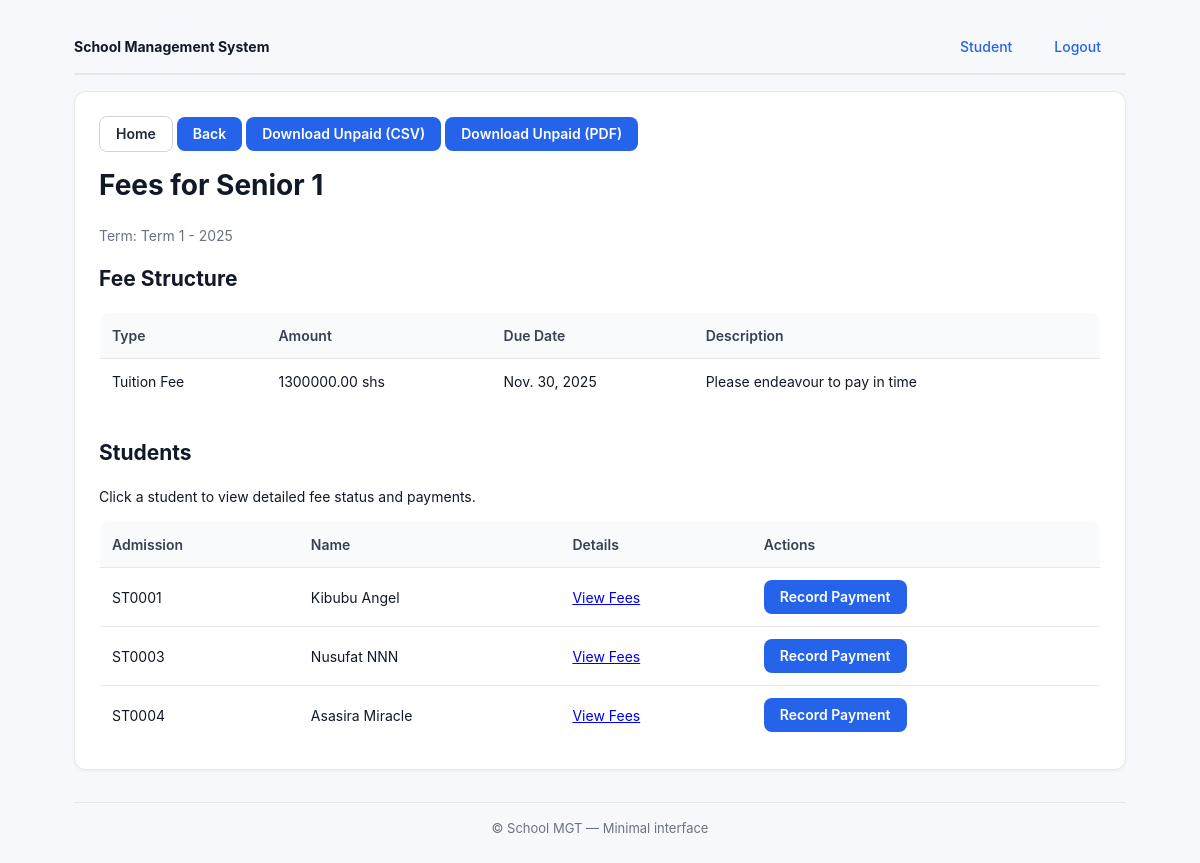
/portal/admin/fees/class/1/ (signed in), run on an earlier commit of the app's database.
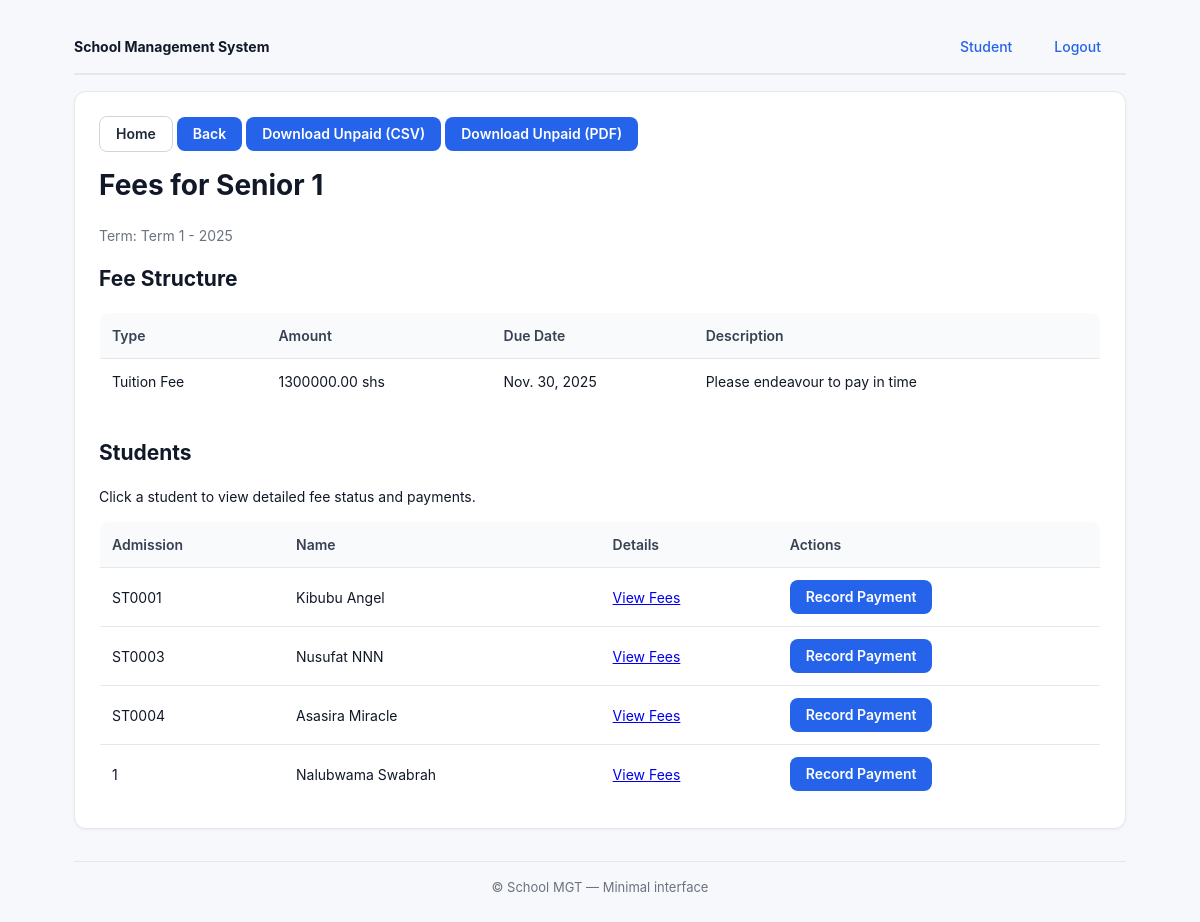
And on a later commit of the database.
### school/models.py (models this page shows, shortened)
class ClassFee(models.Model):
    class_assigned = models.ForeignKey(Class, on_delete=models.CASCADE)
    term = models.ForeignKey(Term, on_delete=models.CASCADE)
    amount = models.DecimalField(max_digits=10, decimal_places=2)
    due_date = models.DateField()
    fee_type = models.CharField(max_length=50, choices=[
        ('tuition', 'Tuition Fee'),
        ('exam', 'Examination Fee'),
        ('lab', 'Laboratory Fee'),
        ('other', 'Other Charges')
    ])
    description = models.TextField(blank=True)
    class Meta:
        db_table = 'class_fees'
        unique_together = ['class_assigned', 'term', 'fee_type']

class Student(models.Model):
    user = models.OneToOneField(User, on_delete=models.CASCADE)
    admission_number = models.CharField(max_length=20, unique=True)
    student_class = models.ForeignKey(Class, on_delete=models.SET_NULL, null=True)
    date_of_birth = models.DateField()
    guardian_name = models.CharField(max_length=100)
    guardian_phone = models.CharField(max_length=15)
    photo = models.ImageField(upload_to='students/photos/', blank=True, null=True)
    is_graduated = models.BooleanField(default=False)
    graduation_year = models.CharField(max_length=9, blank=True, null=True)
    class Meta:
        db_table = 'students'

class User(AbstractUser):
    USER_TYPE_CHOICES = (
        ('admin', 'Administrator'),
        ('teacher', 'Teacher'),
        ('student', 'Student'),
        ('bursar', 'Bursar'),
    )
    user_type = models.CharField(max_length=10, choices=USER_TYPE_CHOICES)
    phone = models.CharField(max_length=15, blank=True, null=True)
    address = models.TextField(blank=True, null=True)
    class Meta:
        db_table = 'users'

### school/views.py (the view)
# urls.py: path('portal/admin/fees/class/<int:class_id>/', views.class_fee_detail, name='class_fee_detail'),
@login_required
@user_passes_test(is_admin)
def class_fee_detail(request, class_id):
    class_obj = get_object_or_404(Class, id=class_id)
    active_term = Term.objects.filter(is_active=True).first()
    fees = ClassFee.objects.filter(
        class_assigned=class_obj,
        term=active_term
    ) if active_term else []
    students = Student.objects.filter(student_class=class_obj)
    payment_stats = {}
    for student in students:
        total_fees = sum(fee.amount for fee in fees)
        payments = FeePayment.objects.filter(student=student, term=active_term)
        total_paid = payments.aggregate(total=Sum('amount_paid'))['total'] or 0
        balance = total_fees - total_paid
        payment_stats[student.id] = {
            'total_fees': total_fees,
            'total_paid': total_paid,
            'balance': balance,
            'status': 'paid' if balance <= 0 else 'partial' if total_paid > 0 else 'pending'
        }
    context = {
        'class': class_obj,
        'term': active_term,
        'fees': fees,
        'students': students,
        'payment_stats': payment_stats
    }
    return render(request, 'admin/class_fee_detail.html', context)

### school/models.py (called while the page is built)
    def __str__(self):
        return f"Term {self.term} - {self.academic_year}"

### school/views.py (called while the page is built)
def is_admin(user):
    return getattr(user, 'user_type', None) == 'admin' or user.is_superuser or user.is_staff

### school/templates/admin/class_fee_detail.html (shortened to what this page needs)
{% extends 'base.html' %}
{% block content %}
        <nav style="margin-bottom:12px">
            <a class="btn btn-outline-primary" href="{% url 'admin_dashboard' %}">Home</a>
            <a class="btn" href="javascript:history.back()">Back</a>
            {% if term %}
                <a class="btn" href="{% url 'unpaid_report' class_id=class.id term_id=term.id %}">Download Unpaid (CSV)</a>
                <a class="btn" href="{% url 'unpaid_report_pdf' class_id=class.id term_id=term.id %}">Download Unpaid (PDF)</a>
            {% endif %}
        </nav>
        <h1 style="margin-top:0">Fees for {{ class.name }}</h1>
        <p class="muted">Term: {{ term }}</p>
    <h2>Fee Structure</h2>
    {% if fees %}
        <table>
            <thead><tr><th>Type</th><th>Amount</th><th>Due Date</th><th>Description</th></tr></thead>
            <tbody>
                {% for f in fees %}
                    <tr>
                        <td>{{ f.get_fee_type_display }}</td>
                        <td>{{ f.amount }} shs</td>
                        <td>{{ f.due_date }}</td>
                        <td>{{ f.description }}</td>
                    </tr>
                {% endfor %}
            </tbody>
        </table>
    {% else %}
        <p>No fee structure defined for this term.</p>
    {% endif %}
    <h2 style="margin-top:32px">Students</h2>
    <p>Click a student to view detailed fee status and payments.</p>
    <table>
        <thead><tr><th>Admission</th><th>Name</th><th>Details</th><th>Actions</th></tr></thead>
        <tbody>
            {% for student in students %}
                <tr>
                    <td>{{ student.admission_number }}</td>
                    <td>{{ student.user.get_full_name }}</td>
                    <td><a href="{% url 'student_fee_detail' student_id=student.id %}">View Fees</a></td>
                    <td>
                        <a class="btn" href="{% url 'manage_payments' %}?student_id={{ student.id }}">Record Payment</a>
                    </td>
                </tr>
            {% empty %}
                <tr><td colspan="3">No students found for this class.</td></tr>
            {% endfor %}
        </tbody>
    </table>
{% endblock %}

What changed in the data, as far as the page shows it:
added Student: admission_number "1", user.get_full_name "Nalubwama Swabrah"
